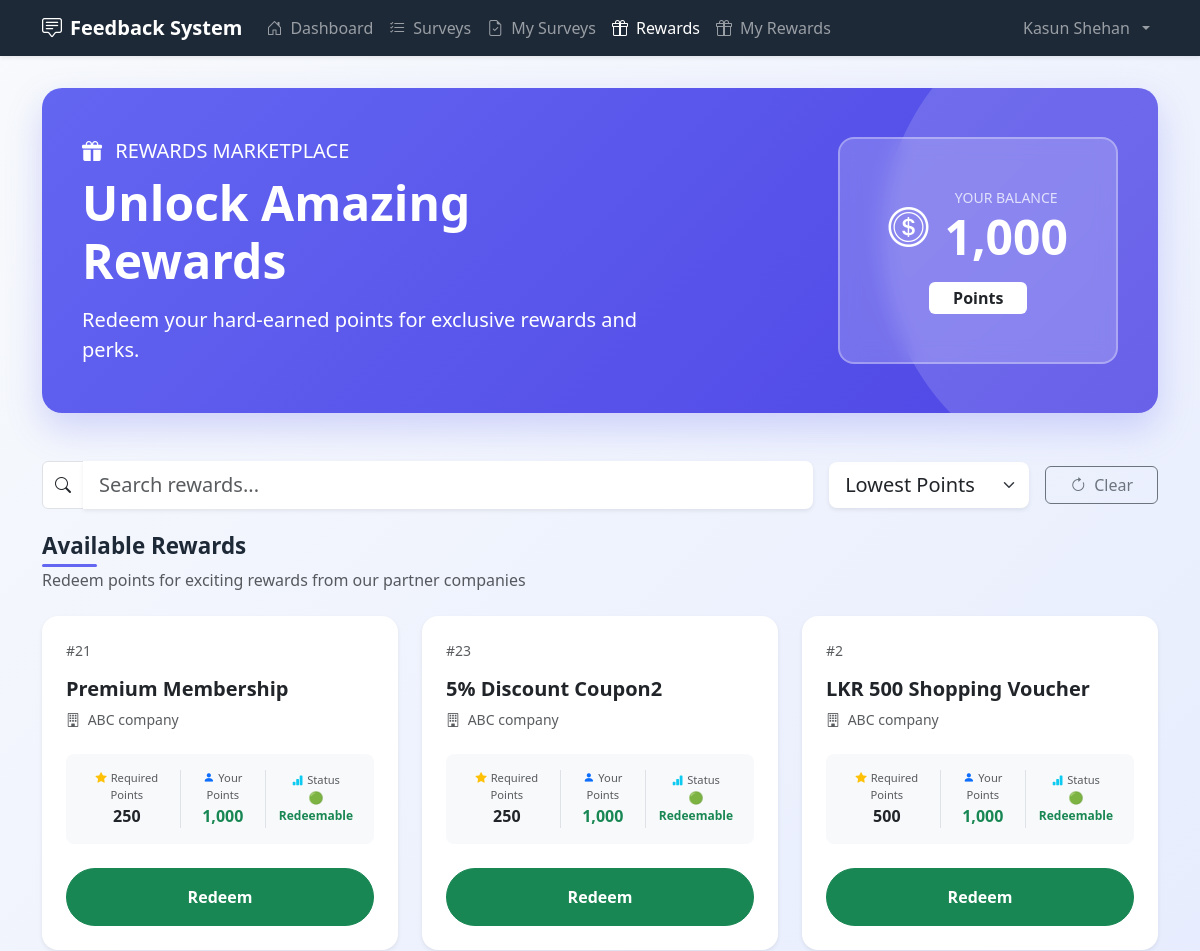
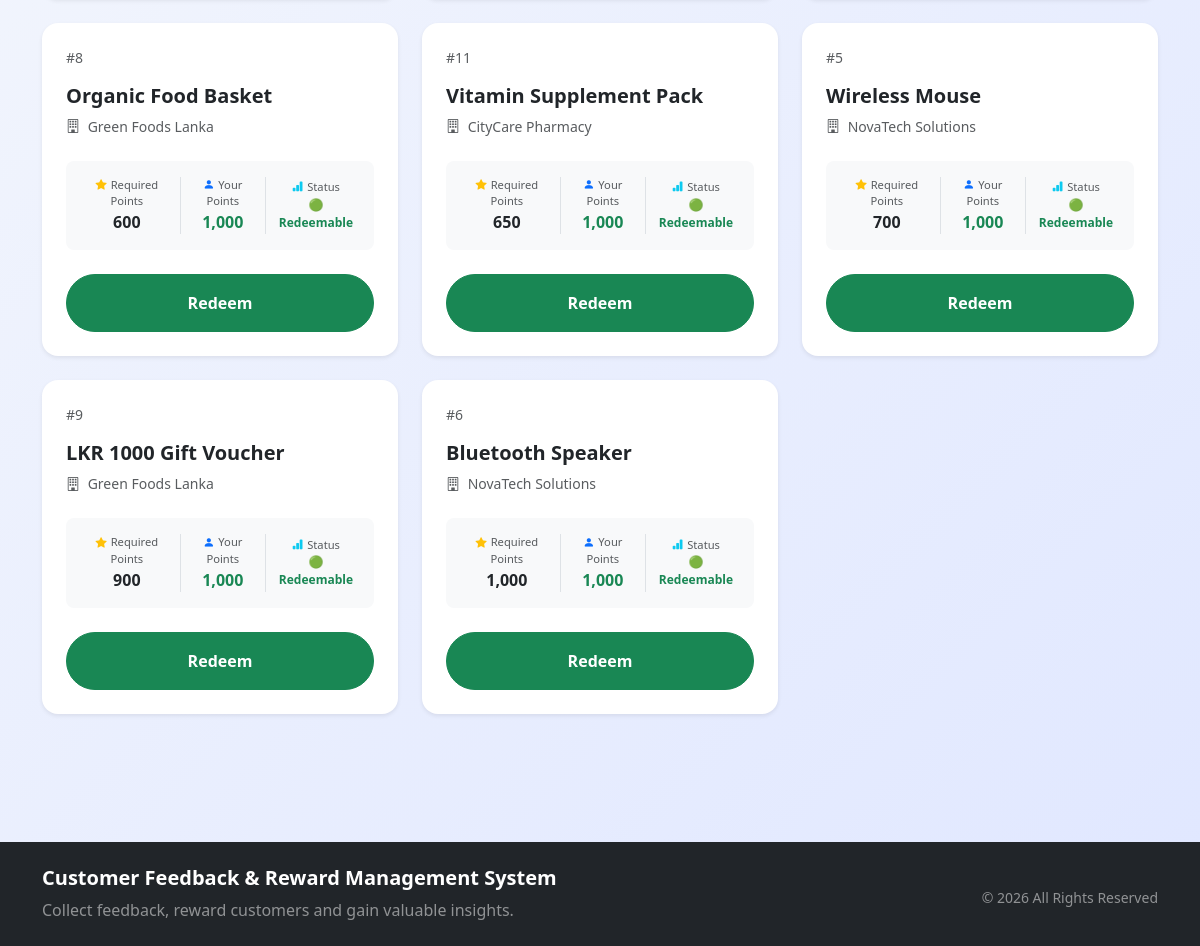
/user/view_rewards.php (signed in), run on the app's committed database (2 pictures, top to bottom).
### tables this page shows
CREATE TABLE `users` (
  `user_id` int NOT NULL AUTO_INCREMENT,
  `name` varchar(100) NOT NULL,
  `email` varchar(100) NOT NULL,
  `password` varchar(255) NOT NULL,
  `points` int DEFAULT '0',
  `created_at` timestamp NULL DEFAULT CURRENT_TIMESTAMP,
  `is_deleted` tinyint(1) NOT NULL DEFAULT '0',
  `deleted_at` datetime DEFAULT NULL,
  `status` enum('active','inactive') DEFAULT 'active',
  PRIMARY KEY (`user_id`),
  UNIQUE KEY `email` (`email`),
  KEY `idx_status` (`status`)
);

CREATE TABLE `rewards` (
  `reward_id` int NOT NULL AUTO_INCREMENT,
  `company_id` int NOT NULL,
  `reward_name` varchar(200) NOT NULL,
  `points_required` int NOT NULL,
  `status` enum('available','archived') DEFAULT 'available',
  PRIMARY KEY (`reward_id`),
  KEY `company_id` (`company_id`),
  KEY `idx_status` (`status`),
  CONSTRAINT `fk_rewards_company` FOREIGN KEY (`company_id`) REFERENCES `companies` (`company_id`) ON DELETE CASCADE
);

CREATE TABLE `companies` (
  `company_id` int NOT NULL AUTO_INCREMENT,
  `company_name` varchar(150) NOT NULL,
  `email` varchar(100) NOT NULL,
  `password` varchar(255) NOT NULL,
  `created_at` timestamp NULL DEFAULT CURRENT_TIMESTAMP,
  `status` enum('active','inactive') DEFAULT 'active',
  PRIMARY KEY (`company_id`),
  UNIQUE KEY `email` (`email`),
  KEY `idx_status` (`status`)
);

### user/view_rewards.php (the view, shortened to what this page needs)
<?php
include("../config/db.php");
$user_id = $_SESSION['user_id'];
$user_stmt = $conn->prepare("SELECT points FROM users WHERE user_id = ?");
$user_stmt->bind_param("i", $user_id);
$user_stmt->execute();
$user_result = $user_stmt->get_result();
$user = $user_result->fetch_assoc();
$user_points = $user['points'] ?? 0;
$sort = $_GET['sort'] ?? 'lowest_points';
switch ($sort) {
    case 'lowest_points':
    default:
        $order_by = "ORDER BY rewards.points_required ASC";
        break;
}
$sql = "
SELECT rewards.*, companies.company_name
FROM rewards
JOIN companies
ON rewards.company_id = companies.company_id
WHERE rewards.reward_id NOT IN
(
    SELECT reward_id
    FROM redemptions
    WHERE user_id = ?
)
AND (rewards.status = 'available' OR rewards.status IS NULL)
$order_by
";
$stmt = $conn->prepare($sql);
$stmt->bind_param("i", $user_id);
$stmt->execute();
$result = $stmt->get_result();
?>
<!DOCTYPE html>
<html lang="en">
<head>
    <link href="https://cdn.jsdelivr.net/npm/bootstrap@5.3.6/dist/css/bootstrap.min.css" rel="stylesheet">
    <link href="https://cdn.jsdelivr.net/npm/bootstrap-icons@1.11.3/font/bootstrap-icons.css" rel="stylesheet">
</head>
<body>
    <?php include("../includes/user_navbar.php"); ?>
    <div class="container dashboard-container">
        <div class="hero-section">
            <div class="row align-items-center">
                <div class="col-lg-7">
                    <p class="mb-2 opacity-90 fs-5">
                        <i class="bi bi-gift-fill me-2"></i>
                        REWARDS MARKETPLACE
                    </p>
                    <h1 class="display-5 fw-bold mb-3">Unlock Amazing Rewards</h1>
                    <p class="lead opacity-90 mb-0">
                        Redeem your hard-earned points for exclusive rewards and perks.
                    </p>
                </div>
                <div class="col-lg-5 text-lg-end mt-4 mt-lg-0">
                    <div class="points-balance rounded-4 p-5 d-inline-block text-center">
                        <div class="d-flex align-items-center justify-content-center gap-3 mb-3">
                            <i class="bi bi-coin fs-1"></i>
                            <div>
                                <small class="opacity-75 d-block">YOUR BALANCE</small>
                                <h2 class="mb-0 display-5 fw-bold"><?php echo number_format($user_points); ?></h2>
                            </div>
                        </div>
                        <span class="badge bg-white text-dark px-4 py-2 fs-6">Points</span>
                    </div>
                </div>
            </div>
        </div>
        <div class="mb-4">
            <form method="GET" id="sortForm">
                <div class="d-flex flex-column flex-md-row gap-3 align-items-stretch align-items-md-center">
                    <div class="input-group flex-grow-1">
                        <span class="input-group-text bg-white">
                            <i class="bi bi-search"></i>
                        </span>
                        <input
                            type="text"
                            name="search"
                            id="searchInput"
                            class="form-control form-control-lg border-0 shadow-sm"
                            placeholder="Search rewards..."
                            // Escape output to prevent Cross-Site Scripting (XSS) attacks.
                            value="<?php echo htmlspecialchars($_GET['search'] ?? ''); ?>">
                    </div>
                    <select name="sort" class="form-select form-select-lg border-0 shadow-sm" style="max-width: 200px;" onchange="document.getElementById('sortForm').submit();">
                        <option value="lowest_points" <?php echo $sort == 'lowest_points' ? 'selected' : ''; ?>>Lowest Points</option>
                    </select>
                    <a href="view_rewards.php" class="btn btn-outline-secondary d-flex align-items-center justify-content-center px-4">
                        <i class="bi bi-arrow-clockwise me-2"></i> Clear
                    </a>
                </div>
            </form>
        </div>
        <div class="mb-4">
            <h4 class="section-title">Available Rewards</h4>
            <p class="text-muted">Redeem points for exciting rewards from our partner companies</p>
        </div>
        <?php if ($result->num_rows > 0): ?>
            <div class="row g-4">
                <?php while($reward = $result->fetch_assoc()): ?>
                    <div class="col-12 col-md-6 col-lg-4 reward-card-item">
                        <div class="reward-card card shadow-sm border-0 rounded-4 h-100">
                            <div class="card-body p-4 p-xl-4 d-flex flex-column">
                                <div class="mb-3">
                                    <div class="text-muted small fw-medium">#<?php echo $reward['reward_id']; ?></div>
                                </div>
                                <h5 class="card-title fw-bold text-dark mb-2"><?php echo htmlspecialchars($reward['reward_name']); ?></h5>
                                <div class="text-muted small flex-grow-1 mb-4"><i class="bi bi-building me-1"></i> <?php echo htmlspecialchars($reward['company_name']); ?></div>
                                <div class="d-flex justify-content-between align-items-center mb-4 p-3 bg-light rounded-3 text-center">
                                    <div class="flex-fill">
                                        <small class="text-muted d-block" style="font-size: 0.7rem;"><i class="bi bi-star-fill text-warning me-1"></i>Required Points</small>
                                        <strong class="text-dark fs-6"><?php echo number_format($reward['points_required']); ?></strong>
                                    </div>
                                    <div class="border-start border-end px-2 flex-fill mx-2">
                                        <small class="text-muted d-block" style="font-size: 0.7rem;"><i class="bi bi-person-fill text-primary me-1"></i>Your Points</small>
                                        <strong class="text-<?php echo ($user_points >= $reward['points_required']) ? 'success' : 'danger'; ?> fs-6"><?php echo number_format($user_points); ?></strong>
                                    </div>
                                    <div class="flex-fill">
                                        <small class="text-muted d-block" style="font-size: 0.7rem;"><i class="bi bi-bar-chart-fill text-info me-1"></i>Status</small>
                                        <div class="fw-bold" style="font-size: 0.75rem;">
                                            <?php if($user_points >= $reward['points_required']): ?>
                                                <span class="text-success">🟢 Redeemable</span>
                                            <?php else: ?>
                                                <span class="text-warning">🟠 Need <?php echo $reward['points_required'] - $user_points; ?></span>
                                            <?php endif; ?>
                                        </div>
                                    </div>
                                </div>
                                <?php if($user_points >= $reward['points_required']): ?>
                                    <button type="button" class="btn btn-success w-100 py-3 fw-semibold redeem-btn rounded-pill"
                                            data-bs-toggle="modal"
                                            data-bs-target="#redeemModal"
                                            data-reward-id="<?php echo $reward['reward_id']; ?>"
                                            // Escape output to prevent Cross-Site Scripting (XSS) attacks.
                                            data-reward-name="<?php echo htmlspecialchars($reward['reward_name'], ENT_QUOTES); ?>"
                                            data-reward-points="<?php echo number_format($reward['points_required']); ?>">
                                        Redeem
                                    </button>
                                <?php else: ?>
                                    <button class="btn btn-secondary w-100 py-3 fw-semibold rounded-pill" disabled>
                                        Need <?php echo $reward['points_required'] - $user_points; ?> More Points
                                    </button>
                                <?php endif; ?>
                            </div>
                        </div>
                    </div>
                <?php endwhile; ?>
            </div>
        <?php endif; ?>
    </div>
    <?php include('../includes/footer.php'); ?>
</body>
</html>

### user/view_rewards.php (style rules this page uses)
:root { --primary: #6366f1; --primary-dark: #4f46e5; --success: #10b981; --dark: #1e2937; }
body { background: linear-gradient(135deg, #f8fafc 0%, #e0e7ff 100%); font-family: 'Segoe UI', system-ui, -apple-system, sans-serif; min-height: 100vh; }
.dashboard-container { padding-top: 2rem; padding-bottom: 5rem; }
.hero-section { background: linear-gradient(135deg, #6366f1 0%, #4f46e5 100%); color: white; border-radius: 20px; padding: 3rem 2.5rem; margin-bottom: 3rem; position: relative; overflow: hidden; box-shadow: 0 15px 35px rgba(99, 102, 241, 0.25); }
.hero-section::before { content: ''; position: absolute; top: -30%; right: -20%; width: 500px; height: 500px; background: rgba(255,255,255,0.15); border-radius: 50%; }
.points-balance { background: rgba(255,255,255,0.2); backdrop-filter: blur(10px); border: 2px solid rgba(255,255,255,0.3); }
.reward-card { border: none; border-radius: 18px; transition: transform 0.2s ease, box-shadow 0.2s ease; height: 100%; overflow: hidden; }
.reward-card .card-body { display: flex; flex-direction: column; }
.redeem-btn { transition: all 0.3s ease; }
.section-title { font-size: 1.4rem; font-weight: 600; color: var(--dark); position: relative; display: inline-block; }
.section-title:after { content: ''; position: absolute; bottom: -7px; left: 0; width: 55px; height: 3px; background: var(--primary); border-radius: 3px; }

### data on the page
users: points "1,000"
rewards: reward_id "21", reward_name "Premium Membership", company.company_name "ABC company", points_required "250", shows "🟢 Redeemable"
rewards: reward_id "23", reward_name "5% Discount Coupon2", company.company_name "ABC company", points_required "250", shows "🟢 Redeemable"
rewards: reward_id "2", reward_name "LKR 500 Shopping Voucher", company.company_name "ABC company", points_required "500", shows "🟢 Redeemable"
rewards: reward_id "8", reward_name "Organic Food Basket", company.company_name "Green Foods Lanka", points_required "600", shows "🟢 Redeemable"
rewards: reward_id "11", reward_name "Vitamin Supplement Pack", company.company_name "CityCare Pharmacy", points_required "650", shows "🟢 Redeemable"
rewards: reward_id "5", reward_name "Wireless Mouse", company.company_name "NovaTech Solutions", points_required "700", shows "🟢 Redeemable"
rewards: reward_id "9", reward_name "LKR 1000 Gift Voucher", company.company_name "Green Foods Lanka", points_required "900", shows "🟢 Redeemable"
rewards: reward_id "6", reward_name "Bluetooth Speaker", company.company_name "NovaTech Solutions", points_required "1,000", shows "🟢 Redeemable"

### other printed values
$_SESSION['user_name'] "Kasun Shehan"
